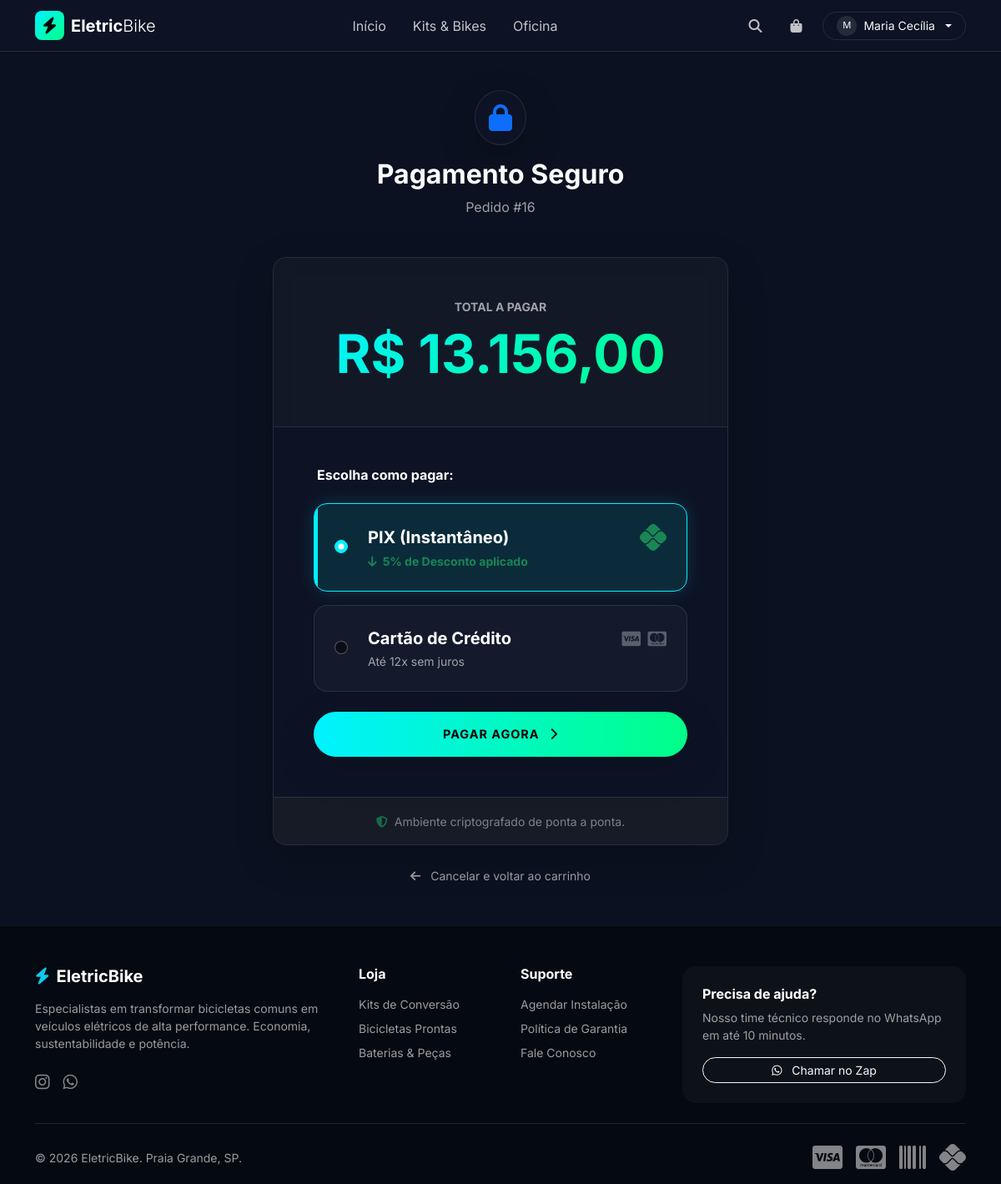
/billing/pagamento/16/ (signed in), run on the app's committed database.
### apps/Accounts/models.py (models this page shows, shortened)
class User(AbstractUser, TimeStampedModel):
    username = None
    email = models.EmailField('Email', unique=True)
    is_client = models.BooleanField("É Cliente?", default=False)
    is_staff_member = models.BooleanField("É da Equipe?", default=False)
    USERNAME_FIELD = 'email'
    REQUIRED_FIELDS = []
    objects = CustomUserManager()

### apps/Orders/models.py (models this page shows, shortened)
class Order(TimeStampedModel):
    STATUS_CHOICES = [
        ('QUOTE', 'Orçamento'),
        ('APPROVED', 'Aprovado'),
        ('IN_PROGRESS', 'Em Andamento'),
        ('READY', 'Pronto'),
        ('FINISHED', 'Finalizado'),
        ('CANCELED', 'Cancelado'),
    ]
    client = models.ForeignKey(Client, on_delete=models.PROTECT, related_name='orders')
    coupon = models.ForeignKey(Coupon, on_delete=models.SET_NULL, null=True, blank=True)
    status = models.CharField(max_length=20, choices=STATUS_CHOICES, default='QUOTE')
    total_amount = models.DecimalField("Valor Total", max_digits=10, decimal_places=2, default=0.00)
    class Meta:
        verbose_name = "Pedido"
        verbose_name_plural = "Pedidos"
        ordering = ['-created_at']

### apps/Billing/views.py (the view, shortened to what this page needs)
# urls.py: path('pagamento/<int:order_id>/', views.process_payment, name='process_payment'),
def process_payment(request, order_id):
    order = get_object_or_404(Order, id=order_id, client__user=request.user)
    return render(request, 'billing/checkout.html', {'order': order})

### apps/Staff/models.py (called while the page is built)
    @classmethod
    def get_solo(cls):
        obj, created = cls.objects.get_or_create(pk=1)
        return obj

### Templates/billing/checkout.html (shortened to what this page needs)
{% extends 'base.html' %}
{% load humanize %}
{% block content %}
<div class="container py-5">
    <div class="row justify-content-center">
        <div class="col-lg-6 col-md-8">
            <div class="text-center mb-5">
                <div class="d-inline-flex align-items-center justify-content-center bg-glass p-3 rounded-circle mb-3 shadow-lg border border-light border-opacity-10">
                    <i class="fas fa-lock fa-2x text-primary"></i>
                </div>
                <h2 class="fw-bold text-white">Pagamento Seguro</h2>
                <p class="text-muted">Pedido #{{ order.id }}</p>
            </div>
            <div class="bg-glass rounded-4 border border-light border-opacity-10 shadow-lg overflow-hidden">
                <div class="p-5 text-center border-bottom border-light border-opacity-10 bg-dark bg-opacity-25">
                    <p class="text-muted text-uppercase small fw-bold ls-1 mb-2">Total a Pagar</p>
                    <h1 class="display-3 fw-bold text-white mb-0 text-gradient">
                        R$ {{ order.total_amount|intcomma }}
                    </h1>
                </div>
                <div class="p-4 p-md-5">
                    <form method="POST">
                        <h6 class="text-white fw-bold mb-4 ps-1">Escolha como pagar:</h6>
                        <label class="payment-option d-flex align-items-center p-4 mb-3">
                            <div class="form-check">
                                <input class="form-check-input" type="radio" name="payment_method" value="PIX" checked>
                            </div>
                            <div class="ms-3 flex-grow-1">
                                <div class="d-flex justify-content-between align-items-center">
                                    <span class="text-white fw-bold fs-5">PIX (Instantâneo)</span>
                                    <i class="fab fa-pix text-success fa-2x"></i>
                                </div>
                                <small class="text-success fw-bold">
                                    <i class="fas fa-arrow-down me-1"></i> 5% de Desconto aplicado
                                </small>
                            </div>
                        </label>
                        <label class="payment-option d-flex align-items-center p-4 mb-4">
                            <div class="form-check">
                                <input class="form-check-input" type="radio" name="payment_method" value="CARD">
                            </div>
                            <div class="ms-3 flex-grow-1">
                                <div class="d-flex justify-content-between align-items-center">
                                    <span class="text-white fw-bold fs-5">Cartão de Crédito</span>
                                    <div class="text-muted opacity-50">
                                        <i class="fab fa-cc-visa fa-lg me-1"></i>
                                        <i class="fab fa-cc-mastercard fa-lg"></i>
                                    </div>
                                </div>
                                <small class="text-muted">Até 12x sem juros</small>
                            </div>
                        </label>
                        <button type="submit" class="btn btn-neon w-100 py-3 fw-bold shadow-lg text-uppercase ls-1">
                            Pagar Agora <i class="fas fa-chevron-right ms-2"></i>
                        </button>
                    </form>
                </div>
                <div class="bg-dark bg-opacity-50 p-3 text-center border-top border-light border-opacity-10">
                    <small class="text-muted opacity-75">
                        <i class="fas fa-shield-alt text-success me-1"></i> Ambiente criptografado de ponta a ponta.
                    </small>
                </div>
            </div>
            <div class="text-center mt-4">
                <a href="{% url 'cart_detail' %}" class="text-muted text-decoration-none hover-text-white small">
                    <i class="fas fa-arrow-left me-2"></i> Cancelar e voltar ao carrinho
                </a>
            </div>
        </div>
    </div>
</div>
{% endblock %}

### Templates/navbar.html (shortened to what this page needs)
{% load static %}
<nav class="navbar navbar-expand-lg fixed-top bg-glass transition-all" id="mainNav">
    <div class="container">
        <a class="navbar-brand d-flex align-items-center gap-2" href="{% url 'home' %}">
            <div style="width: 35px; height: 35px; background: linear-gradient(135deg, var(--primary), var(--secondary)); border-radius: 8px; display: flex; align-items: center; justify-content: center; color: black;">
                <i class="fas fa-bolt"></i>
            </div>
            <span class="fw-bold text-white tracking-tight">Eletric<span class="fw-light">Bike</span></span>
        </a>
        <div class="collapse navbar-collapse" id="navbarNav">
            <ul class="navbar-nav mx-auto mb-2 mb-lg-0">
                <li class="nav-item"><a class="nav-link text-white opacity-75 hover-opacity-100 mx-2" href="{% url 'home' %}">Início</a></li>
                <li class="nav-item"><a class="nav-link text-white opacity-75 hover-opacity-100 mx-2" href="{% url 'bike_catalog' %}">Kits & Bikes</a></li>
                <li class="nav-item"><a class="nav-link text-white opacity-75 hover-opacity-100 mx-2" href="{% url 'services' %}">Oficina</a></li>
            </ul>
            <div class="d-flex align-items-center gap-3">
                <a href="{% url 'bike_catalog' %}" class="btn text-white p-2 opacity-75 hover-opacity-100" title="Buscar">
                    <i class="fas fa-search"></i>
                </a>
                {% if not user.is_staff %}
                <a href="{% url 'cart_detail' %}" class="position-relative btn text-white p-2 opacity-75 hover-opacity-100">
                    <i class="fas fa-shopping-bag"></i>
                </a>
                {% endif %}
                {% if user.is_authenticated %}
                    <div class="dropdown">
                        <button class="btn btn-outline-light rounded-pill px-3 py-1 dropdown-toggle d-flex align-items-center gap-2 border-secondary border-opacity-25" type="button" data-bs-toggle="dropdown">
                            <div class="bg-secondary bg-opacity-25 rounded-circle d-flex align-items-center justify-content-center" style="width: 24px; height: 24px; font-size: 0.7rem;">
                                {{ user.first_name|default:user.email|slice:":1"|upper }}
                            </div>
                            <span class="small">{{ user.first_name|default:"Minha Conta" }}</span>
                        </button>
                    </div>
                {% else %}
                    <a href="{% url 'login' %}" class="text-white text-decoration-none small fw-bold me-2">Login</a>
                    <a href="{% url 'register' %}" class="btn btn-sm btn-neon px-3">Criar Conta</a>
                {% endif %}
            </div>
        </div>
    </div>
</nav>

### Templates/base.html (style rules this page uses)
:root { --primary: #00f2ff; --secondary: #00ff88; --dark-bg: #0b1120; --card-bg: #1e293b; --text-main: #f8fafc; --text-muted: #94a3b8; --glass-border: 1px solid rgba(255, 255, 255, 0.1); --glass-shadow: 0 8px 32px 0 rgba(0, 0, 0, 0.37); --glass-bg: rgba(15, 23, 42, 0.6); --navbar-height: 60px; }
body { font-family: 'Inter', sans-serif; background-color: var(--dark-bg); color: var(--text-main); overflow-x: hidden; -webkit-font-smoothing: antialiased; padding-top: var(--navbar-height); }
body { color: #f1f5f9 !important; }
.text-muted { color: rgba(255, 255, 255, 0.6) !important; }
h1, h2, h3, h4, h5, h6, .h1, .h2, .h3, .h4, .h5, .h6 { color: #ffffff !important; }
a { color: var(--primary); text-decoration: none; transition: 0.3s; }
.text-gradient { background: linear-gradient(135deg, var(--primary) 0%, var(--secondary) 100%); -webkit-background-clip: text; -webkit-text-fill-color: transparent; font-weight: 800; }
.bg-glass { background: var(--glass-bg); backdrop-filter: blur(12px); -webkit-backdrop-filter: blur(12px); border-bottom: var(--glass-border); }
.btn-neon { background: linear-gradient(90deg, var(--primary), var(--secondary)); border: none; color: #000; font-weight: 800; padding: 0.8rem 2rem; border-radius: 50px; text-transform: uppercase; letter-spacing: 1px; font-size: 0.9rem; transition: all 0.3s ease; box-shadow: 0 0 15px rgba(0, 242, 255, 0.3); }

### Templates/billing/checkout.html (style rules this page uses)
.payment-option { background: rgba(255, 255, 255, 0.03); border: 1px solid rgba(255, 255, 255, 0.1); border-radius: 16px; transition: all 0.3s cubic-bezier(0.4, 0, 0.2, 1); cursor: pointer; position: relative; overflow: hidden; }
.payment-option:has(input:checked) { background: rgba(0, 242, 255, 0.1); border-color: var(--primary); box-shadow: 0 0 20px rgba(0, 242, 255, 0.15); }
.payment-option:has(input:checked)::before { content: ''; position: absolute; top: 0; left: 0; width: 4px; height: 100%; background: var(--primary); }
.form-check-input { background-color: rgba(0,0,0,0.5); border-color: rgba(255,255,255,0.3); }
.form-check-input:checked { background-color: var(--primary); border-color: var(--primary); }

### data on the page
User: first_name "M", first_name "Maria Cecília"
Order: id "16", total_amount "13.156,00"
